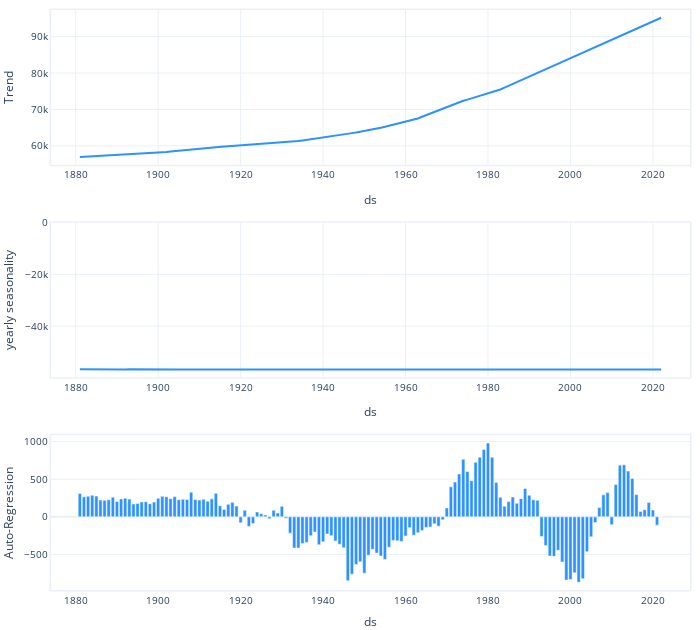

This figure's notebook cell:
### Code cell
m.plot_components(forecast)

### Figure 1 — Plotly figure (JSON) as saved in the notebook; plotly's stock layout.template omitted (floating-point values rounded to 4 significant figures; data arrays with more than 128 entries replaced by an {"elided": "..."} marker saying what was removed)
{"data": [{"line": {"color": "#2d92ff", "width": 2}, "mode": "lines", "name": "Trend", "showlegend": false, "type": "scatter", "x": {"elided": "142 str values"}, "xaxis": "x", "y": {"elided": "142 float values"}, "yaxis": "y"}, {"line": {"color": "#2d92ff", "width": 2}, "mode": "lines", "name": "yearly seasonality", "showlegend": false, "type": "scatter", "x": {"elided": "142 str values"}, "xaxis": "x2", "y": {"elided": "142 float values"}, "yaxis": "y2"}, {"marker": {"color": "#2d92ff"}, "name": "Auto-Regression", "opacity": 1, "showlegend": false, "type": "bar", "x": {"elided": "142 str values"}, "xaxis": "x3", "y": {"elided": "142 float values"}, "yaxis": "y3"}], "layout": {"autosize": true, "barmode": "overlay", "font": {"size": 10}, "height": 630, "hovermode": "x unified", "legend": {"traceorder": "reversed", "y": 0.1}, "margin": {"b": 0, "l": 0, "pad": 0, "r": 10, "t": 10}, "title": {"font": {"size": 12}}, "width": 700, "xaxis": {"anchor": "y", "domain": [0, 1], "linewidth": 1.5, "mirror": true, "range": ["1874-01-02T00:00:00", "2028-12-31T00:00:00"], "showline": true, "title": {"text": "ds"}, "type": "date"}, "xaxis2": {"anchor": "y2", "domain": [0, 1], "linewidth": 1.5, "mirror": true, "range": ["1874-01-02T00:00:00", "2028-12-31T00:00:00"], "showline": true, "title": {"text": "ds"}, "type": "date"}, "xaxis3": {"anchor": "y3", "domain": [0, 1], "linewidth": 1.5, "mirror": true, "range": ["1874-01-02T00:00:00", "2028-12-31T00:00:00"], "showline": true, "title": {"text": "ds"}, "type": "date"}, "yaxis": {"anchor": "x", "domain": [0.7333, 1], "linewidth": 1.5, "mirror": true, "rangemode": "normal", "showline": true, "title": {"text": "Trend"}}, "yaxis2": {"anchor": "x2", "domain": [0.3667, 0.6333], "linewidth": 1.5, "mirror": true, "rangemode": "tozero", "showline": true, "title": {"text": "yearly seasonality"}}, "yaxis3": {"anchor": "x3", "domain": [0, 0.2667], "linewidth": 1.5, "mirror": true, "rangemode": "tozero", "showline": true, "title": {"text": "Auto-Regression"}}}}
